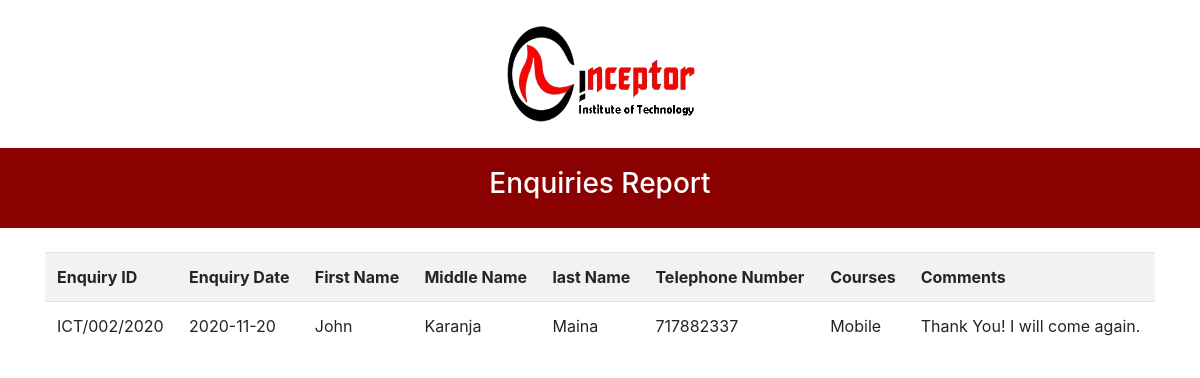
Page /reports/enquiriesReport.php on the committed database.
### tables this page shows
CREATE TABLE `enquiries` (
  `enquiry_id` varchar(255) NOT NULL,
  `enquiry_date` date NOT NULL,
  `first_name` varchar(255) NOT NULL,
  `middle_name` varchar(255) NOT NULL,
  `last_name` varchar(255) NOT NULL,
  `telephone_number` bigint(20) NOT NULL,
  `course` varchar(255) NOT NULL,
  `comments` varchar(255) NOT NULL
);

### reports/enquiriesReport.php (the view, shortened to what this page needs)
<!doctype html>
<html lang="en">
<head>
    <link rel="stylesheet" href="../bootstrap/css/bootstrap.css">
    <link rel="stylesheet" href="../css/custom.css">
</head>
<body>
<br>
<div class="logo">
    <img src="../images/logo.png" alt="Logo" width="200" height="100">
</div>
<br>
<div class="heading">
    <h3 style="color: white;">Enquiries Report</h3>
</div>
<br>
<div class="container report">
    <?php
    $con=mysqli_connect("localhost","root","","inceptordb");
    $result = mysqli_query($con,"SELECT * FROM enquiries");
    echo "<table class='table table-striped table-responsive-sm'>
<tr>
<th>Enquiry ID</th>
<th>Enquiry Date</th>
<th>First Name</th>
<th>Middle Name </th>
<th>last Name</th>
<th>Telephone Number</th>
<th>Courses</th>
<th>Comments</th>
</tr>";
    while($row = mysqli_fetch_array($result))
    {
        echo "<tr>";
        echo "<td>" . $row['enquiry_id'] . "</td>";
        echo "<td>" . $row['enquiry_date'] . "</td>";
        echo "<td>" . $row['first_name'] . "</td>";
        echo "<td>" . $row['middle_name'] . "</td>";
        echo "<td>" . $row['last_name'] . "</td>";
        echo "<td>" . $row['telephone_number'] . "</td>";
        echo "<td>" . $row['course'] . "</td>";
        echo "<td>" . $row['comments'] . "</td>";
        echo "</tr>";
    }
    echo "</table>";
    ?>
</div>
</body>
</html>

### css/custom.css (style rules this page uses)
.logo,.heading,.buttons { display: flex; align-items: center; justify-content: center; }
.heading { background: darkred; width: 100%; height: 80px; padding: 20px; }

### rows in the picture
enquiries: enquiry_id "ICT/002/2020", enquiry_date "2020-11-20", first_name "John", middle_name "Karanja", last_name "Maina", telephone_number "717882337", course "Mobile", comments "Thank You! I will come again."
